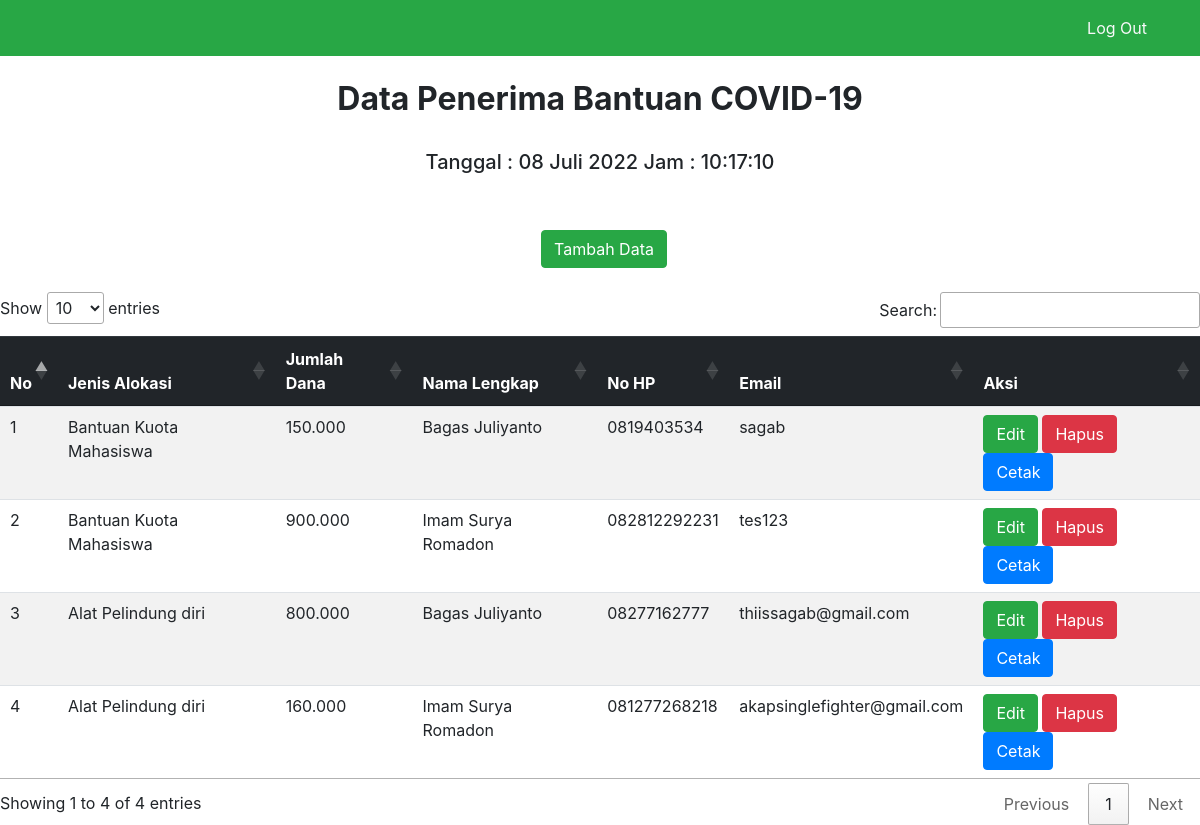
/index.php (signed in), run on the app's committed database.
### tables this page shows
CREATE TABLE `data` (
  `id` int(11) NOT NULL,
  `jenis_alokasi` varchar(200) NOT NULL,
  `jumlah_dana` varchar(110) NOT NULL,
  `nama_lengkap` varchar(110) NOT NULL,
  `nohp` varchar(12) NOT NULL,
  `email` varchar(110) NOT NULL
);

### index.php (the view, shortened to what this page needs)
<?php
include "koneksi.php";
if ($_SESSION['username']) {
?>
<!DOCTYPE html>
<html lang="en">
<head>
 <link rel="stylesheet" href="bootstrap/css/bootstrap.css">
 <link rel="stylesheet" type="text/css" href="//cdn.datatables.net/1.10.11/css/jquery.dataTables.min.css">
<link rel="stylesheet" href="https://stackpath.bootstrapcdn.com/bootstrap/4.1.3/css/bootstrap.min.css">
</head>
<body>
<nav class='navbar navbar-expand-lg navbar-success bg-success text-light '>
    <div class="container">
        <ul class="navbar-nav ml-auto ">
            <li class="nav-item ml-6">
                <a href="logout.php" class="nav-link text-light"> Log Out </a>
            </li>
        </ul>
    </div>
</nav>
   <div class="col-sm-13">
    <br>
    <h2><center><b>Data Penerima Bantuan COVID-19</b></center></h2>
	<body>
<center>
<h5>
<?php
	function tgl ($tanggal) {
        $bulan = array (
        1 => 'Januari',
        'Februari',
        'Maret',
        'April',
        'Mei',
        'Juni',
        'Juli',
        'Agustus',
        'September',
        'Oktober',
        'November',
        'Desember'
    );
        $tanda = explode('-', $tanggal);
        return $tanda[2] . ' ' . $bulan[(int)$tanda[1] ] . ' ' . $tanda[0];
}
    $jam = date('H:i:s');
?>
<?php
    echo "Tanggal  :  " . tgl(date('Y-m-d'));
    echo "  Jam  :  " . $jam . "<br>";
?>
</h5>
</body>
<br><br>
            <a href="tambah.php" style="margin-left:0.5pc;"
              class="btn btn-success btn-md pull-right">
              <i class="fa fa-list"></i>Tambah Data</a>
            <br/>
    <center><table class="table table-striped table-hover dtabel "style="right:80;""><center>
     <thead class="table-dark">
      <tr>
       <th>No</th>
       <th>Jenis Alokasi</th>
       <th>Jumlah Dana</th>
       <th>Nama Lengkap</th>
       <th>No HP</th>
       <th>Email</th>
       <th>Aksi</th>
      </tr>
     </thead>
     <tbody>
      <?php
       $no = 1;
       $result =  mysqli_query($con,"SELECT * FROM data");
       while ($row = mysqli_fetch_assoc($result)) {
      ?>
      <center><tr width="100%"></center>
       <td><?php echo $no++; ?></td>
       <td ><?php echo $row['jenis_alokasi']; ?></td>
       <td ><?php echo $row['jumlah_dana']; ?></td>
       <td ><?php echo $row['nama_lengkap']; ?></td>
       <td ><?php echo $row['nohp']; ?></td>
       <td ><?php echo $row['email']; ?></td>
       <td >
        <a href="editform.php?id=<?php echo $row['id'];?>" class="btn btn-success" role="button">Edit</a>
        <a href="delete.php?id=<?php echo $row['id']?>" class="btn btn-danger" role="button">Hapus</a>
        <a href="cetak.php?id=<?php echo $row['id']?>" class="btn btn-primary" role="button">Cetak</a>
       </td>
      <?php
       }
      ?>
     </tbody>
    </table>
   </div>
</body>
</html>
<?php
} else {
    header("location:login.php");
}
?>

### data on the page
data: jenis_alokasi "Bantuan Kuota Mahasiswa", jumlah_dana "150.000", nama_lengkap "Bagas Juliyanto", nohp "0819403534", email "sagab"
data: jenis_alokasi "Bantuan Kuota Mahasiswa", jumlah_dana "900.000", nama_lengkap "Imam Surya Romadon", nohp "082812292231", email "tes123"
data: jenis_alokasi "Alat Pelindung diri", jumlah_dana "800.000", nama_lengkap "Bagas Juliyanto", nohp "08277162777", email "thiissagab@gmail.com"
data: jenis_alokasi "Alat Pelindung diri", jumlah_dana "160.000", nama_lengkap "Imam Surya Romadon", nohp "081277268218", email "akapsinglefighter@gmail.com"
